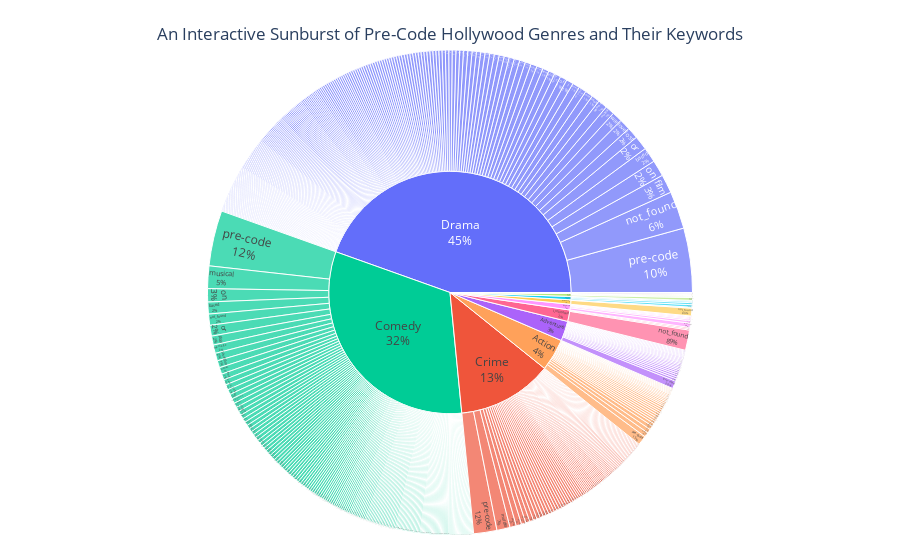

Notebook code for this chart:
### Markdown cell above
# Project 4: Interactive Genre & Keyword Sunburst Chart

In this project, we'll create a new type of interactive visualization to explore the thematic composition of film genres. Using a sunburst chart, we can see the hierarchical relationship between a parent genre (like 'Horror') and its component keywords (like 'monster', 'supernatural', etc.).

**Methodology:**
1.  **Load Data:** We will use our final `hollywood_galaxy_df.pkl` file, which contains the movie titles, primary genres, and keywords.
2.  **Prepare Hierarchical Data:** The key step is to transform our data into a hierarchical format that Plotly's sunburst chart can understand. We will count the occurrences of each `(primary_genre, keyword)` pair.
3.  **Visualize:** We will use `plotly.express.sunburst` to generate the interactive chart, where the size of each slice represents its frequency.

### Code cell
import pandas as pd
import plotly.express as px

# --- 1. Load the Final, Processed Data ---
FINAL_DF_PATH = "../data/processed/hollywood_galaxy_df.pkl"
final_df = pd.read_pickle(FINAL_DF_PATH)

print("Final galaxy data loaded successfully.")

# --- 2. Prepare Data for the Sunburst Chart ---

# --- FIX: Create the 'primary_genre' column right after loading ---
# This ensures the column exists for all subsequent operations.
final_df['primary_genre'] = final_df['genres'].fillna('Unknown').str.split(',').str[0]

# Step 2a: Explode the keywords string into one keyword per row
final_df['keywords'] = final_df['keywords'].fillna('').astype(str)
keyword_df = final_df[final_df['keywords'] != ''].copy()
keyword_df['keyword_list'] = keyword_df['keywords'].str.split()
exploded_df = keyword_df.explode('keyword_list')

# Step 2b: Count the occurrences of each (genre, keyword) pair
hierarchy_counts = exploded_df.groupby(['primary_genre', 'keyword_list']).size().reset_index(name='count')

# Step 2c: Filter for more significant keywords to keep the chart clean
significant_keywords_df = hierarchy_counts[hierarchy_counts['count'] >= 5]

print(f"Prepared {len(significant_keywords_df)} significant genre-keyword relationships for the chart.")

# --- 3. Create the Interactive Sunburst Chart ---
fig = px.sunburst(
    significant_keywords_df,
    path=['primary_genre', 'keyword_list'],
    values='count',
    title="An Interactive Sunburst of Pre-Code Hollywood Genres and Their Keywords",
    color='primary_genre',
)

# --- 4. Style the Visualization ---
fig.update_layout(
    margin=dict(t=50, l=25, r=25, b=25),
    title={'y':0.95, 'x':0.5, 'xanchor': 'center', 'yanchor': 'top'}
)
fig.update_traces(
    textinfo='label+percent parent'
)

# --- 5. Show the Final Plot ---
fig.show()

### Figure 1 — Plotly figure (JSON) as saved in the notebook; plotly's stock layout.template omitted (floating-point values rounded to 4 significant figures; data arrays with more than 128 entries replaced by an {"elided": "..."} marker saying what was removed)
{"data": [{"branchvalues": "total", "customdata": {"elided": "583x1 str values"}, "domain": {"x": [0, 1], "y": [0, 1]}, "hovertemplate": "labels=%{label}<br>count=%{value}<br>parent=%{parent}<br>id=%{id}<br>primary_genre=%{customdata[0]}<extra></extra>", "ids": {"elided": "583 str values"}, "labels": {"elided": "583 str values"}, "marker": {"colors": {"elided": "583 str values"}}, "name": "", "parents": {"elided": "583 str values"}, "textinfo": "label+percent parent", "type": "sunburst", "values": {"elided": "583 int values"}}], "layout": {"legend": {"tracegroupgap": 0}, "margin": {"b": 25, "l": 25, "r": 25, "t": 50}, "title": {"text": "An Interactive Sunburst of Pre-Code Hollywood Genres and Their Keywords", "x": 0.5, "xanchor": "center", "y": 0.95, "yanchor": "top"}}}
